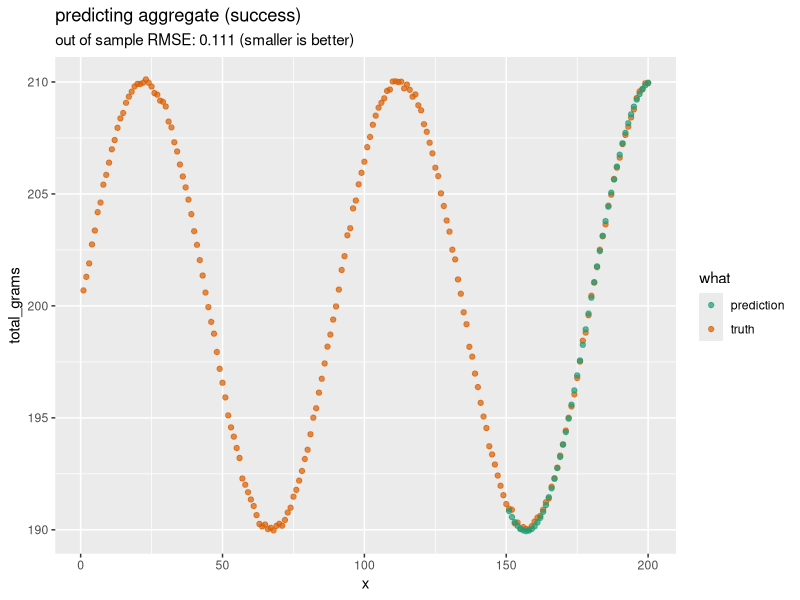
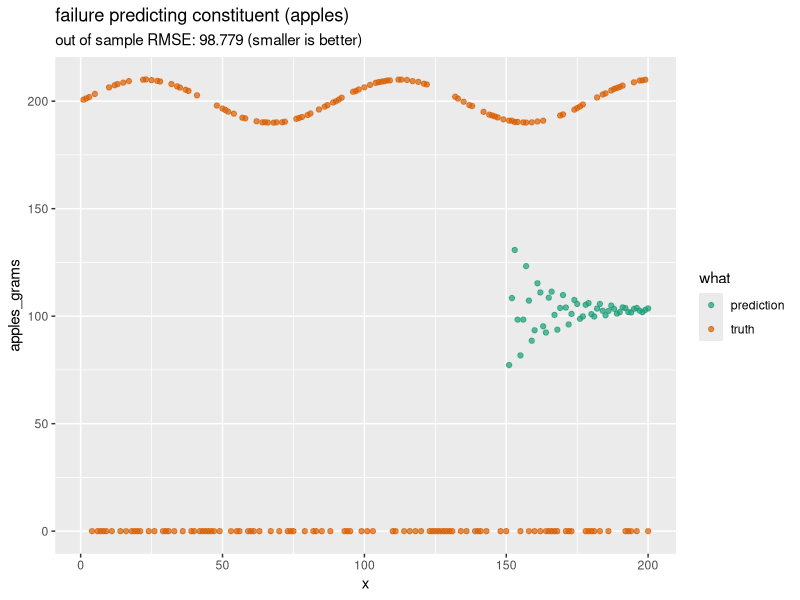
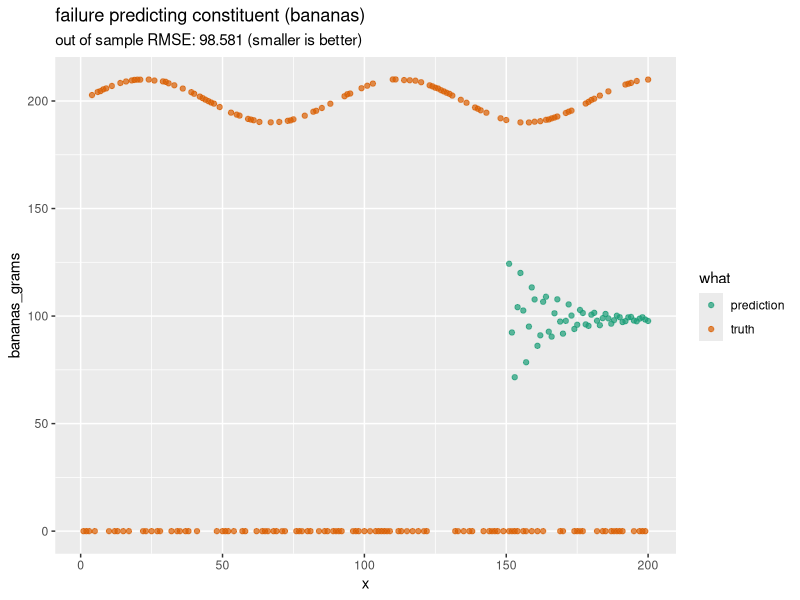
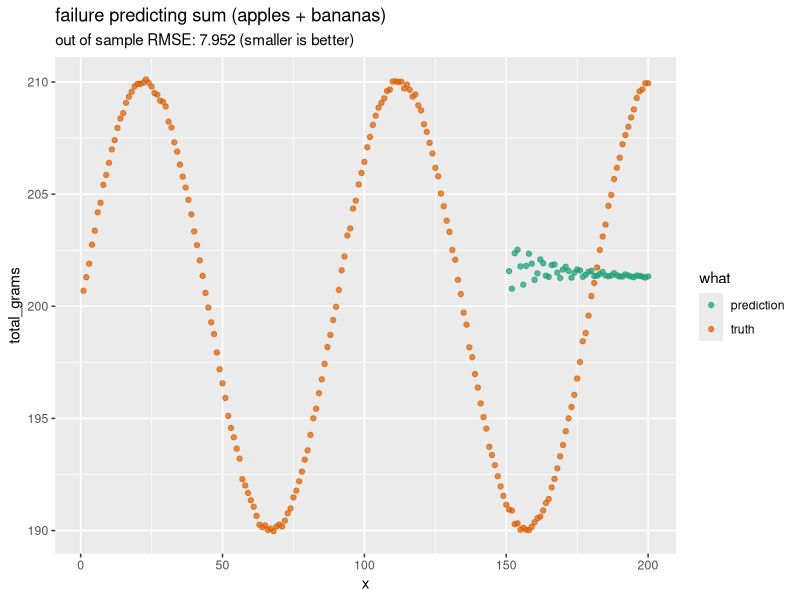
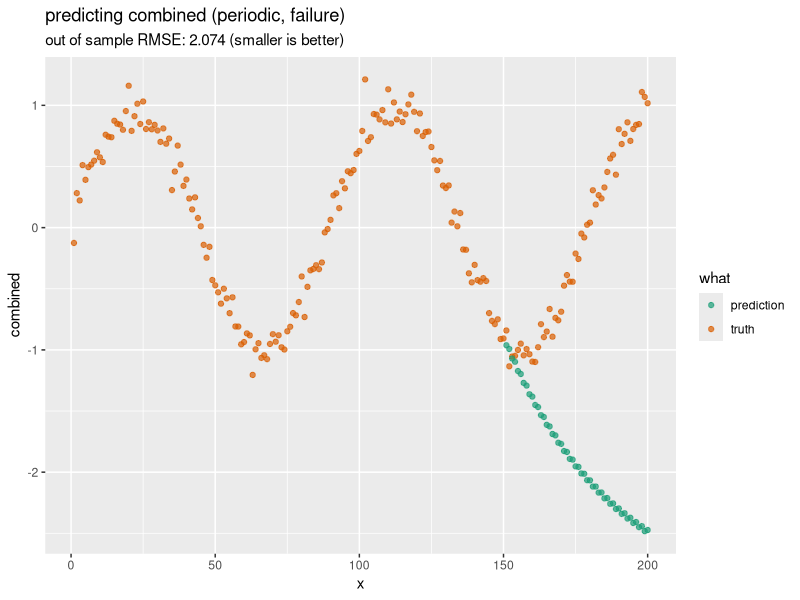
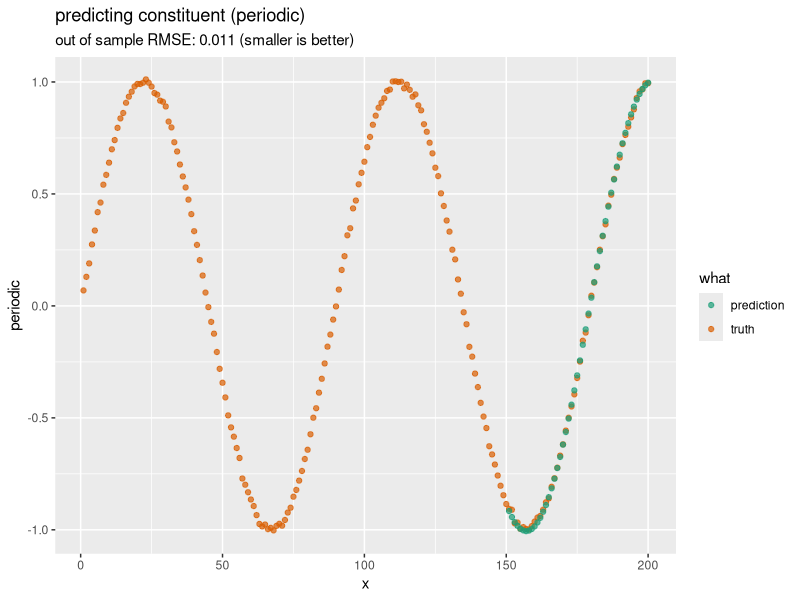
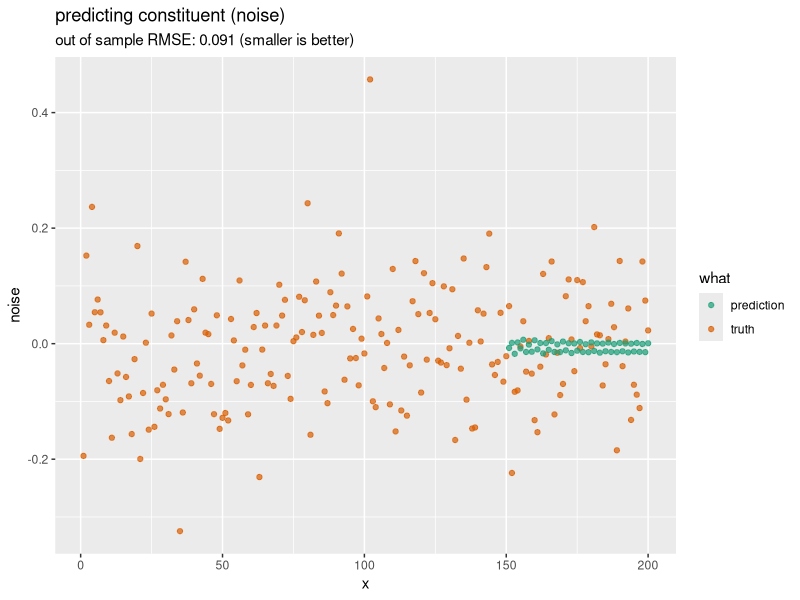
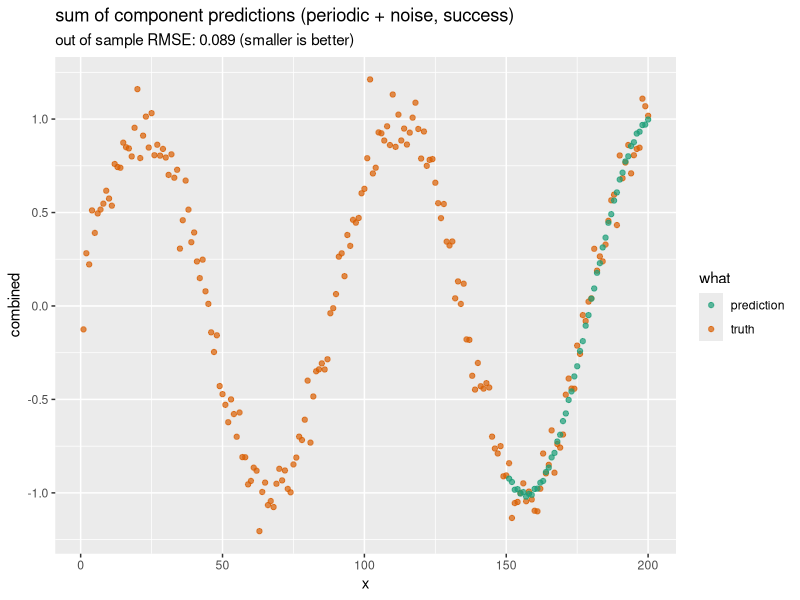

Source code (R) for these figures, in order:
## ---- chunk 1
library(ggplot2)
## ---- chunk 2
set.seed(2023)
d_alternatives <- data.frame(x = seq(200))
d_alternatives$is_train <- seq(nrow(d_alternatives)) <= 150
d_alternatives$total_grams <- 200 + 10 * sin(0.07 * d_alternatives$x) +
  0.1 * rnorm(n = nrow(d_alternatives))
## ---- chunk 3
arima_order = c(4, 0, 4)
## ---- chunk 4
m_aggregate <- arima(
  d_alternatives$total_grams[d_alternatives$is_train], 
  method = "ML",
  order = arima_order)
## ---- chunk 5
plot_pred <- function(d, models, truth_column, title) {
  d_truth <- d[ , c("x", truth_column, "is_train")]
  d_truth$what <- "truth"
  d_pred <- d[ , c("x", "is_train")]
  preds <- NULL
  for (model in models) {
    pi <- as.numeric(predict(
      model, 
      n.ahead = sum(d$is_train == FALSE))$pred)
    if (is.null(preds)) {
      preds <- pi
    } else {
      preds <- preds + pi
    }
  }
  preds <- c(
    rep(NA, sum(d$is_train)),
    preds
  )
  d_pred[[truth_column]] <- preds
  d_pred$what <- "prediction"
  d_plot <- na.omit(rbind(d_truth, d_pred))
  q_frame <- d_truth
  q_frame$prediction <- preds
  q_frame <- na.omit(q_frame)
  rmse = sqrt(mean((q_frame[[truth_column]] - q_frame$prediction)^2))
  ggplot(data = d_plot, 
         mapping = aes(x = x, 
                       y = !!rlang::sym(truth_column), 
                       group = what,
                       color = what,
                       linetype = what)) +
    geom_point(alpha = 0.7) +
    scale_color_brewer(palette = "Dark2") +
    ggtitle(
      title,
      subtitle = paste0("out of sample RMSE: ", 
                        format(round(rmse, 3), 3), 
                        " (smaller is better)"))
}
## ---- chunk 6
plot_pred(
  d_alternatives, 
  models = list(m_aggregate), 
  truth_column = "total_grams", 
  title = "predicting aggregate (success)")
## ---- chunk 7
d_alternatives$label <- sample(
  c("apple", "bananas"), 
  size = nrow(d_alternatives), 
  replace = TRUE)
d_alternatives$apples_grams <- ifelse(
  d_alternatives$label == "apple", 
  d_alternatives$total_grams, 
  0)
d_alternatives$bananas_grams <- ifelse(
  d_alternatives$label == "bananas", 
  d_alternatives$total_grams, 
  0)
## ---- chunk 8
m_apples <- arima(
  d_alternatives$apples_grams[d_alternatives$is_train], 
  method = "ML",
  order = arima_order)

plot_pred(
  d_alternatives, 
  models = list(m_apples), 
  truth_column = "apples_grams", 
  title = "failure predicting constituent (apples)")
## ---- chunk 9
m_bananas <- arima(
  d_alternatives$bananas_grams[d_alternatives$is_train], 
  method = "ML",
  order = arima_order)

plot_pred(
  d_alternatives, 
  models = list(m_bananas), 
  truth_column = "bananas_grams", 
  title = "failure predicting constituent (bananas)")
## ---- chunk 10
plot_pred(
  d_alternatives, 
  models = list(m_apples, m_bananas), 
  truth_column = "total_grams", 
  title = "failure predicting sum (apples + bananas)")
## ---- chunk 11
set.seed(2023)
d_disjoint <- data.frame(x = seq(200))
d_disjoint$is_train <- seq(nrow(d_disjoint)) <= 150
d_disjoint$periodic <- sin(0.07 * d_disjoint$x) +
  0.01 * rnorm(n = nrow(d_alternatives))
d_disjoint$noise <- 0.1 * rnorm(n = nrow(d_disjoint))
d_disjoint$combined <- d_disjoint$periodic + d_disjoint$noise
## ---- chunk 12
m_combined <- arima(
  d_disjoint$combined[d_disjoint$is_train], 
  method = "ML",
  order = arima_order)

plot_pred(
  d_disjoint, 
  models = list(m_combined), 
  truth_column = "combined", 
  title = "predicting combined (periodic, failure)")
## ---- chunk 13
m_periodic <- arima(
  d_disjoint$periodic[d_disjoint$is_train],
  method = "ML",
  order = arima_order)

plot_pred(
  d_disjoint, 
  models = list(m_periodic), 
  truth_column = "periodic", 
  title = "predicting constituent (periodic)")
## ---- chunk 14
m_noise <- arima(
  d_disjoint$noise[d_disjoint$is_train], 
  method = "ML",
  order = arima_order)

plot_pred(
  d_disjoint, 
  models = list(m_noise), 
  truth_column = "noise", 
  title = "predicting constituent (noise)")
## ---- chunk 15
plot_pred(
  d_disjoint, 
  models = list(m_periodic, m_noise), 
  truth_column = "combined", 
  title = "sum of component predictions (periodic + noise, success)")
